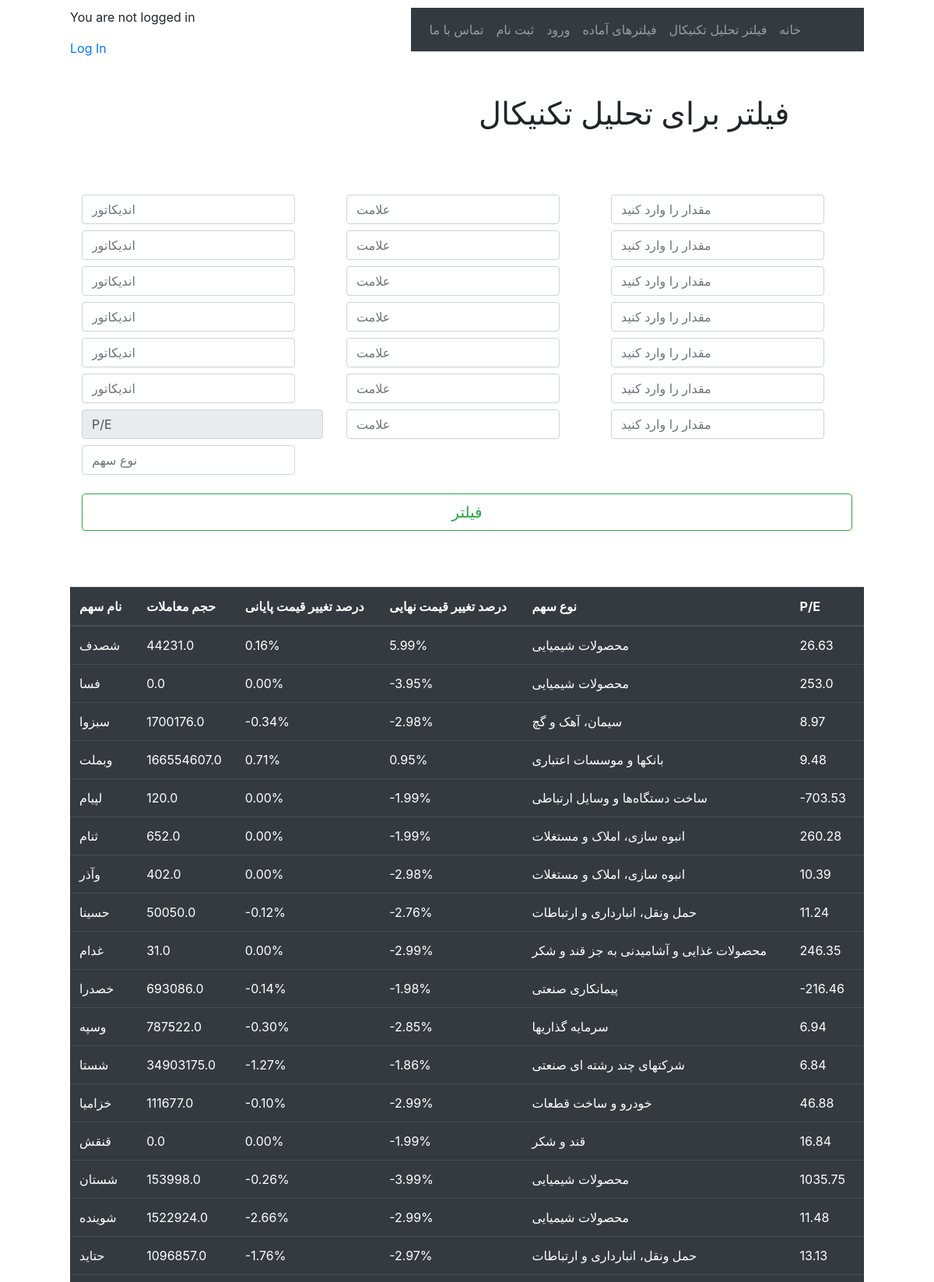
/filter/ (upper part), run on the app's committed database.
### bourse/models.py (models this page shows, shortened)
class Shares_Specifications(models.Model):
    NAME = models.CharField(max_length=20, default='', null=True)
    INSTANCE_CODE = models.BigIntegerField(default=0, null=True)
    FULL_NAME = models.CharField(max_length=50, default='', null=True)
    TYPE = models.CharField(max_length=200, default='', null=True)
    FIRST_PRICE = models.FloatField(default=0.0, null=True)
    CLOSE_PRICE = models.FloatField(default=0.0, null=True)
    CLOSE_PRICE_CHANGE = models.FloatField(default=0.0, null=True)
    CLOSE_PRICE_CHANGE_PERCENT = models.CharField(max_length=20, default='', null=True)
    FINAL_PRICE = models.FloatField(default=0.0, null=True)
    FINAL_PRICE_CHANGE = models.FloatField(default=0.0, null=True)
    FINAL_PRICE_CHANGE_PERCENT = models.CharField(max_length=20, default='', null=True)
    HIGHEST_PRICE = models.FloatField(default=0.0, null=True)
    LOWEST_PRICE = models.FloatField(default=0.0, null=True)
    EPS = models.FloatField(default=0.0, null=True)
    PE = models.FloatField(default=0.0, null=True)
    SELL_COUNT_1 = models.FloatField(default=0.0, null=True)
    SELL_COUNT_2 = models.FloatField(default=0.0, null=True)
    SELL_COUNT_3 = models.FloatField(default=0.0, null=True)
    SELL_VOLUME_1 = models.FloatField(default=0.0, null=True)
    SELL_VOLUME_2 = models.FloatField(default=0.0, null=True)
    SELL_VOLUME_3 = models.FloatField(default=0.0, null=True)
    SELL_PRICE_1 = models.FloatField(default=0.0, null=True)
    SELL_PRICE_2 = models.FloatField(default=0.0, null=True)
    SELL_PRICE_3 = models.FloatField(default=0.0, null=True)
    BUY_COUNT_1  = models.FloatField(default=0.0, null=True)
    BUY_COUNT_2 = models.FloatField(default=0.0, null=True)
    BUY_COUNT_3 = models.FloatField(default=0.0, null=True)
    BUY_VOLUME_1 = models.FloatField(default=0.0, null=True)
    BUY_VOLUME_2 = models.FloatField(default=0.0, null=True)
    BUY_VOLUME_3 = models.FloatField(default=0.0, null=True)
    BUY_PRICE_1 = models.FloatField(default=0.0, null=True)
    BUY_PRICE_2 = models.FloatField(default=0.0, null=True)
    BUY_PRICE_3 = models.FloatField(default=0.0, null=True)
    CO_BUY_COUNT = models.FloatField(default=0.0, null=True)
    REAL_BUY_COUNT = models.FloatField(default=0.0, null=True)
    REAL_SELL_COUNT = models.FloatField(default=0.0, null=True)
    CO_SELL_COUNT = models.FloatField(default=0.0, null=True)
    REAL_BUY_VOLUME = models.FloatField(default=0.0, null=True)
    CO_BUY_VOLUME = models.FloatField(default=0.0, null=True)
    REAL_SELL_VOLUME = models.FloatField(default=0.0, null=True)
    CO_SELL_VOLUME = models.FloatField(default=0.0, null=True)
    REAL_BUY_VALUE = models.FloatField(default=0.0, null=True)
    CO_BUY_VALUE = models.FloatField(default=0.0, null=True)
    REAL_SELL_VALUE = models.FloatField(default=0.0, null=True)
    CO_SELL_VALUE = models.FloatField(default=0.0, null=True)
    TRADE_NUMBER = models.FloatField(default=0.0, null=True)
    TRADE_VOLUME = models.FloatField(default=0.0, null=True)
    TRADE_VALUE = models.FloatField(default=0.0, null=True)
    ALL_STOCKS = models.FloatField(default=0.0, null=True)
    BASIS_VOLUME = models.FloatField(default=0.0, null=True)
    N_DAY_3M = models.SmallIntegerField(default=0, null=True)
    N_DAY_12M = models.SmallIntegerField(default=0, null=True)
    N_PERCENT_12M = models.SmallIntegerField(default=0, null=True)
    N_RANK_3M = models.SmallIntegerField(default=0, null=True)
    N_RANK_12M = models.SmallIntegerField(default=0, null=True)
    P_DAY_3M = models.SmallIntegerField(default=0, null=True)
    P_DAY_12M = models.SmallIntegerField(default=0, null=True)
    P_PERCENT_12M = models.SmallIntegerField(default=0, null=True)
    P_RANK_3M = models.SmallIntegerField(default=0, null=True)
    P_RANK_12M = models.SmallIntegerField(default=0, null=True)
    TRADE_NDAY_3M = models.SmallIntegerField(default=0, null=True)
    TRADE_NDAY_12M = models.SmallIntegerField(default=0, null=True)
    TRADE_DAY_3M = models.SmallIntegerField(default=0, null=True)
    TRADE_DAY_12M = models.SmallIntegerField(default=0, null=True)
    TRADE_RANK_3M = models.SmallIntegerField(default=0, null=True)
    TRADE_RANK_12M = models.SmallIntegerField(default=0, null=True)
    TN_AVERAGE_3M = models.BigIntegerField(default=0, null=True)
    TN_AVERAGE_12M = models.BigIntegerField(default=0, null=True)
    TN_RANK_3M = models.SmallIntegerField(default=0, null=True)
    TN_RANK_12M = models.SmallIntegerField(default=0, null=True)
    TN_LAST_DAY = models.SmallIntegerField(default=0, null=True)
    TVAL_AVERAGE_3M = models.BigIntegerField(default=0, null=True)
    TVAL_AVERAGE_12M = models.BigIntegerField(default=0, null=True)
    TVAL_RANK_3M = models.SmallIntegerField(default=0, null=True)
    TVAL_RANK_12M = models.SmallIntegerField(default=0, null=True)
    TVAL_LAST_DAY = models.BigIntegerField(default=0, null=True)
    ADX = models.FloatField(default=0.0, null=True)
    CCI = models.FloatField(default=0.0, null=True)
    STOCHASTIC_VALUE = models.FloatField(default=0.0, null=True)
    STOCHASTIC_SIGNAL = models.FloatField(default=0.0, null=True)
    STOCHASTIC_RSI = models.FloatField(default=0.0, null=True)
    RSI = models.FloatField(default=0.0, null=True)
    MFI = models.FloatField(default=0.0, null=True)
    MOMENTUM = models.FloatField(default=0.0, null=True)
    VOLUME = models.FloatField(default=0.0, null=True)
    MACD_VALUE = models.FloatField(default=0.0, null=True)
    MACD_HISTOGRAM = models.FloatField(default=0.0, null=True)
    MACD_SIGNAL = models.FloatField(default=0.0, null=True)
    BOLLINGER_UPPERBAND = models.FloatField(default=0.0, null=True)
    BOLLINGER_MIDDLEBAND = models.FloatField(default=0.0, null=True)
    BOLLINGER_LOWERBAND = models.FloatField(default=0.0, null=True)
    ICHIMOKU_TENKEN_SEN = models.FloatField(default=0.0, null=True)
    ICHIMOKU_KIJUN_SEN = models.FloatField(default=0.0, null=True)
    EMA_5 = models.FloatField(default=0.0, null=True)
    EMA_10 = models.FloatField(default=0.0, null=True)
    EMA_20 = models.FloatField(default=0.0, null=True)
    EMA_30 = models.FloatField(default=0.0, null=True)
    EMA_50 = models.FloatField(default=0.0, null=True)
    SMA_5 = models.FloatField(default=0.0, null=True)
    SMA_10 = models.FloatField(default=0.0, null=True)
    SMA_20 = models.FloatField(default=0.0, null=True)
    SMA_30 = models.FloatField(default=0.0, null=True)
    SMA_50 = models.FloatField(default=0.0, null=True)
    WILLIAMS_PERCENT_RANGE = models.FloatField(default=0.0, null=True)

### bourse/views.py (the view, shortened to what this page needs)
# urls.py: path('filter/', views.filter, name="filter"),
def filter(request):
    import requests
    import json
    share_name = []
    try:
        if request.method  == "POST":
            indicator1 = request.POST["indicator1"]
            value1 = request.POST["value1"]
            sign1 = request.POST["sign1"]
            indicator2 = request.POST["indicator2"]
            value2 = request.POST["value2"]
            sign2 = request.POST["sign2"]
            indicator3 = request.POST["indicator3"]
            value3 = request.POST["value3"]
            sign3 = request.POST["sign3"]
            indicator4 = request.POST["indicator4"]
            value4 = request.POST["value4"]
            sign4 = request.POST["sign4"]
            indicator5 = request.POST["indicator5"]
            value5 = request.POST["value5"]
            sign5 = request.POST["sign5"]
            indicator6 = request.POST["indicator6"]
            value6 = request.POST["value6"]
            sign6 = request.POST["sign6"]
            type1 = request.POST["type1"]
            pe = request.POST["pe_value"]
            sign7 = request.POST["pe_sign"]
        else:
            value1 = ''
            sign1 = ''
            indicator1 = ''
            value2 = ''
            sign2 = ''
            indicator2 = ''
            value3 = ''
            sign3 = ''
            indicator3 = ''
            value4 = ''
            sign4 = ''
            indicator4 = ''
            value5 = ''
            sign5 = ''
            indicator5 = ''
            value6 = ''
            sign6 = ''
            indicator6 = ''
            type1 = ''
            pe = ''
            sign7 = ''
    except Exception as e:
        value = "Error"
    filtered_share = []
    share_list = Shares_Specifications.objects.all()
    share_types = Shares_Specifications.objects.all().values("TYPE").distinct()
    indicator_name = []
    result = []
    for item in share_list:
        temp_dict = {}
        flag = True
        if type1 != '' and flag == True:
            share_type = item.TYPE
            if share_type == type1:
                flag = True
            else:
                flag = False
        if flag == True:
            temp_dict["name"] = item.NAME
            temp_dict["trading_volume"] = item.TRADE_VOLUME
            temp_dict["final_price_change"] = item.FINAL_PRICE_CHANGE_PERCENT
            temp_dict["close_price_change"] = item.CLOSE_PRICE_CHANGE_PERCENT
            temp_dict["type"] = item.TYPE
            temp_dict["pe"] = item.PE
            result.append(temp_dict)
            filtered_share.append(item.NAME)
    ranges = [1, 2, 3, 4, 5, 6]
    ta = ["ADX", "CCI", "STOCHASTIC_VALUE", "STOCHASTIC_SIGNAL", "STOCHASTIC_SIGNAL", "STOCHASTIC_RSI", "RSI", "MFI", "MOMENTUM",
    "VOLUME", "MACD_VALUE", "MACD_HISTOGRAM", "MACD_SIGNAL", "BOLLINGER_UPPERBAND", "BOLLINGER_MIDDLEBAND", "BOLLINGER_LOWERBAND"
    , "ICHIMOKU_TENKEN_SEN", "ICHIMOKU_KIJUN_SEN", "EMA_5", "EMA_10", "EMA_20", "EMA_30", "EMA_50", "SMA_5", "SMA_10", "SMA_20", "SMA_50"
    , "WILLIAMS_PERCENT_RANGE"]
    indicator_name = list(dict.fromkeys(indicator_name))
    return render(request, 'filter.html', {
        'ta' : ta,
        'share_list' : share_list,
        'filtered_share': filtered_share,
        'sign': sign1,
        'indicator': indicator1,
        'value' : value1,
        'indicator_name': indicator_name,
        "result": result,
        "share_types": share_types,
        "ranges": ranges,
        })

### bourse/templates/filter.html (shortened to what this page needs)
{% extends 'base.html' %}
{% block content %}
    <div class="row">
        <div class="col">
        </div>
        <div class="col">
            <h1>فیلتر برای تحلیل تکنیکال</h1>
        </div>
    </div>
<br><br><br>
<form action="{% url 'filter' %}"  class= form-inline method="POST">
    <div class="container">
        {% for i in ranges %}
        <div class="row md-4 filtering">
            <div class="col-lg-4">
                <input type="text" class="form-control mb-2 mr-sm-2" list="indicator" placeholder="اندیکاتور" name="indicator{{ i }}" class="filter">
            </div>
            <div class="col-lg-4 ">
                <input type="text" class="form-control mb-2 mr-sm-2" list="sign" placeholder="علامت" name="sign{{ i }}" class="filter">
            </div>
            <div class="col-lg-4">
                <input  type="number" class="form-control mb-2 mr-sm-2" type="search" placeholder="مقدار را وارد کنید" aria-label="Search" name="value{{ i }}" class="filter">
            </div>
        </div>
        {% endfor %}
        <div class="row md-4 filtering">
            <div class="col-lg-4">
                <span class="input-group-text">P/E</span>
            </div>
            <div class="col-lg-4 ">
                <input type="text" class="form-control mb-2 mr-sm-2" list="sign" placeholder="علامت" name="pe_sign" class="filter">
            </div>
            <div class="col-lg-4">
                <input  type="number" class="form-control mb-2 mr-sm-2" type="search" placeholder="مقدار را وارد کنید" aria-label="Search" name="pe_value" class="filter">
            </div>
        </div>
        <div class="row mb-4 filtering">
            <div class="col ">
                <input type="text" class="form-control mb-8 mr-sm-8" list="types" placeholder="نوع سهم" name="type1" class="filter">
            </div>
        </div>
        <div class="row ">
            <div class="col">
                <button class="btn btn-outline-success my-2 my-sm-0 btn-lg btn-block" type="submit">فیلتر</button>
            </div>
        </div>
    </div>
</form>
<br><br><br>
<table class="table table-dark">
    <thead>
        <tr>
            <th scope="col">نام سهم</th>
            <th scope="col">حجم معاملات</th>
            <th scope="col">درصد تغییر قیمت پایانی</th>
            <th scope="col">درصد تغییر قیمت نهایی</th>
            <th scope="col">نوع سهم</th>
            <th scope="col">P/E</th>
        </tr>
    </thead>
    <tbody>
        {% for item in result %}
        <tr>
            {% for key, value in item.items %}
                <td scope="row">{{ value }}</td>
            {% endfor %}
        </tr>
        {% endfor %}
    </tbody>
  </table>
<br><br><br>
<br><br><br>
{% endblock %}

### bourse/templates/base.html (shortened to what this page needs)
<!doctype html>
<html lang="en">
  <head>
    {% load static %}
    <link rel='stylesheet' href="{% static 'css/bootstrap.css' %}" type='text/css'>
  </head>
  <body class="mx-auto" style="width: 85%; margin-top: 10px;">
    <div class="row">
      <div class="col-5 ">
      {% if user.is_authenticated %}
      <p>{{ user.email }} خوش آمدی </p>
        <p><a href="{% url 'logout' %}">Log Out</a></p>
      {% else %}
        <p>You are not logged in</p>
        <a href="{% url 'login' %}">Log In</a>
      {% endif %}
      </div>
      <div class="col-7">
    <nav class="navbar navbar-expand-lg navbar-dark bg-dark ">
        <div class="collapse navbar-collapse" id="navbarSupportedContent" >
          <ul class="navbar-nav mr-auto d-flex flex-row-reverse">
            <li class="nav-item">
              <a class="nav-link" href="{% url 'home' %}">خانه</a>
            </li>
            <li class="nav-item">
              <a class="nav-link" href="{% url 'filter' %}">فیلتر تحلیل تکنیکال</a>
            </li>
            <li class="nav-item">
              <a class="nav-link" href="{% url 'prepared_filter' %}">فیلترهای آماده</a>
            </li>
            <li class="nav-item">
              <a class="nav-link" href="{% url 'login' %}">ورود</a>
            </li>
            <li class="nav-item">
              <a class="nav-link" href="{% url 'signup' %}">ثبت نام</a>
            </li>
            <li class="nav-item">
              <a class="nav-link" href="{% url 'about' %}">تماس با ما</a>
            </li>
          </ul>
        </div>
      </div>
      <div class="container">
          <br><br>
    {% block content%}
    {% endblock %}
      </div>
  </body>
</html>

### data on the page
Shares_Specifications: item "شصدف" "44231.0" "0.16%" "5.99%" "محصولات شیمیایی" "26.63"
Shares_Specifications: item "فسا" "0.0" "0.00%" "-3.95%" "محصولات شیمیایی" "253.0"
Shares_Specifications: item "سبزوا" "1700176.0" "-0.34%" "-2.98%" "سیمان، آهک و گچ" "8.97"
Shares_Specifications: item "وبملت" "166554607.0" "0.71%" "0.95%" "بانکها و موسسات اعتباری" "9.48"
Shares_Specifications: item "لپیام" "120.0" "0.00%" "-1.99%" "ساخت دستگاه‌ها و وسایل ارتباطی" "-703.53"
Shares_Specifications: item "ثنام" "652.0" "0.00%" "-1.99%" "انبوه سازی، املاک و مستغلات" "260.28"
Shares_Specifications: item "وآذر" "402.0" "0.00%" "-2.98%" "انبوه سازی، املاک و مستغلات" "10.39"
Shares_Specifications: item "حسینا" "50050.0" "-0.12%" "-2.76%" "حمل ونقل، انبارداری و ارتباطات" "11.24"
Shares_Specifications: item "غدام" "31.0" "0.00%" "-2.99%" "محصولات غذایی و آشامیدنی به جز قند و شکر" "246.35"
Shares_Specifications: item "خصدرا" "693086.0" "-0.14%" "-1.98%" "پیمانکاری صنعتی" "-216.46"
Shares_Specifications: item "وسپه" "787522.0" "-0.30%" "-2.85%" "سرمایه گذاریها" "6.94"
Shares_Specifications: item "شستا" "34903175.0" "-1.27%" "-1.86%" "شرکتهای چند رشته ای صنعتی" "6.84"
Shares_Specifications: item "خزامیا" "111677.0" "-0.10%" "-2.99%" "خودرو و ساخت قطعات" "46.88"
Shares_Specifications: item "قنقش" "0.0" "0.00%" "-1.99%" "قند و شکر" "16.84"
Shares_Specifications: item "شستان" "153998.0" "-0.26%" "-3.99%" "محصولات شیمیایی" "1035.75"
Shares_Specifications: item "شوینده" "1522924.0" "-2.66%" "-2.99%" "محصولات شیمیایی" "11.48"
Shares_Specifications: item "حتاید" "1096857.0" "-1.76%" "-2.97%" "حمل ونقل، انبارداری و ارتباطات" "13.13"
